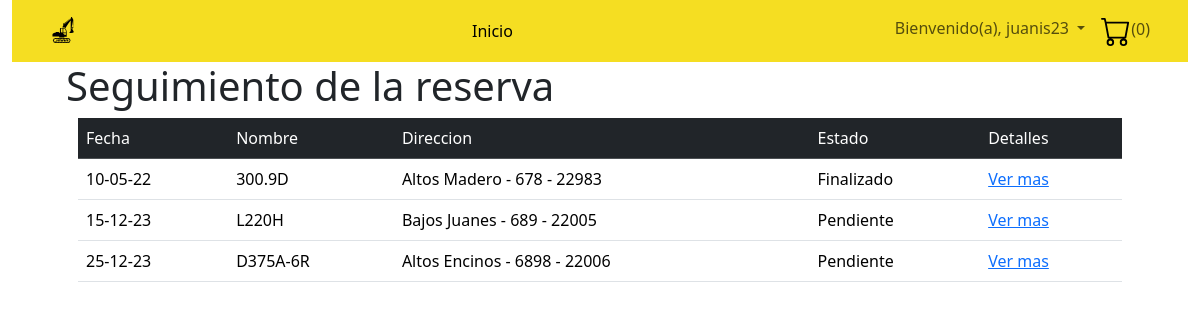
The page /view/usuario/seguimiento.php (signed in) on the database its author committed.
### tables this page shows
CREATE TABLE `usuarios` (
  `nickname` varchar(10) NOT NULL,
  `correo` varchar(50) NOT NULL,
  `contrasena` varchar(20) NOT NULL,
  `tipo_Usu` varchar(5) NOT NULL
);

CREATE TABLE `modelos` (
  `num` int(11) NOT NULL,
  `nombre` varchar(30) NOT NULL,
  `descripcion` text NOT NULL,
  `anoFabricacion` int(11) NOT NULL,
  `capacidadCarga` float NOT NULL,
  `imagen` varchar(150) DEFAULT NULL,
  `categoria` int(11) DEFAULT NULL,
  `marca` varchar(5) DEFAULT NULL
);

CREATE TABLE `estatusreserva` (
  `codigo` varchar(5) NOT NULL,
  `descripcion` varchar(20) NOT NULL
);

### data/conexionDB.php (called while the page is built, shortened)
<?php
class conexionDB{
	private $HOST;
	private $USER;
	private $PASS;
	private $DB;
	private $connection;
	public function __construct (){
		$this -> HOST = "localhost";
		$this -> USER = "root";
		$this -> PASS = "";
		$this -> DB = "p24";
	}
	public function connect (){
	$this -> connection = mysqli_connect ($this -> HOST,$this -> USER,$this -> PASS,$this -> DB);
	if ($this -> connection) {
		return true;
	}
	 else{
		return false;
	  }
	}
	public function execquery($query){
		$this -> dataset = mysqli_query($this -> connection,$query);
		if ($this -> dataset){
			return $this -> dataset;
		}
		else{
			return 0;
		}
	}
}
?>

### view/usuario/seguimiento.php (the view, shortened to what this page needs)
<?php
include('templates/cabecera.php');
?>
<?php
	include_once '../../data/conexionDB.php';
	class historial extends conexionDB {
	public function getAllHistorial ($usuariocorreo){
		$result = $this -> connect();
		if ($result == true){
			$qr = "SELECT
            us.nickname as Usuario,
            DATE_FORMAT(rv.fechaEntrega, '%d-%m-%y') as Fecha,
            er.descripcion as Estado,
            md.nombre as Nombre,
            md.descripcion as Descripcion,
            CONCAT(eg.colonia, ' ', eg.calle, ' - ', eg.num, ' - ', eg.cp) as Direccion
        FROM entregas as eg
            INNER JOIN reservas as rv ON eg.reserva = rv.folio
            INNER JOIN clientes as cli ON rv.cliente = cli.codigo
            INNER JOIN re_maq as rm ON rm.reserva =  rv.folio
            INNER JOIN maquinas as mq ON rm.maquina = mq.codigo
            INNER JOIN modelos as md ON mq.modelo = md.num
            INNER JOIN usuarios as us ON cli.usuario = us.nickname
            INNER JOIN estatusreserva as er ON rv.estatusR = er.codigo
        WHERE us.nickname ='".$_SESSION['id']."';";
			$dataset = $this -> execquery($qr);
		}else{
			$dataset = "wrong";
		}
		return $dataset;
	}
}
?>
	<br>
	<br>
    <br>
    <br>
	<div class="container-fluid">
<div class="container-fluid">
    <h1>Seguimiento de la reserva</h1>
    <div class="container">
        <div class="table table-dark table-striped-columns">
            <table class="table">
                <tr class="table-dark">
                    <td>Fecha</td>
                    <td>Nombre</td>
                    <td>Direccion</td>
                    <td>Estado</td>
                    <td>Detalles</td>
                </tr>
                <?php
                $obj = new historial();
                $dataset = $obj->getAllHistorial($_SESSION['id']);
                if ($dataset != 'wrong') {
                    while ($rs = mysqli_fetch_assoc($dataset)) {
                        echo "<tr>";
                        echo "<td>" . $rs['Fecha'] . "</td>";
                        echo "<td>" . $rs['Nombre'] . "</td>";
                        echo "<td>" . $rs['Direccion'] . "</td>";
                        echo "<td>" . $rs['Estado'] . "</td>";
                        echo '<td><a href="idx.segui.php?">Ver mas</a></td>';
                        echo "</tr>";
                    }
                } else {
                    echo "No hay reservas " .$_SESSION['id']. "registradas.";
                }
                ?>
            </table>
        </div>
    </div>
</div>

### css/style.css (style rules this page uses)
.container { display: flex; justify-content: center; align-items: center; }

### rows shown on the page
usuarios: Fecha "10-05-22", modelos.nombre "300.9D", Direccion "Altos Madero - 678 - 22983", estatusreserva.descripcion "Finalizado", Fecha "15-12-23", modelos.nombre "L220H", Direccion "Bajos Juanes - 689 - 22005", estatusreserva.descripcion "Pendiente", Fecha "25-12-23", modelos.nombre "D375A-6R", Direccion "Altos Encinos - 6898 - 22006"

### other values the page prints
$_SESSION["id"] "juanis23"
